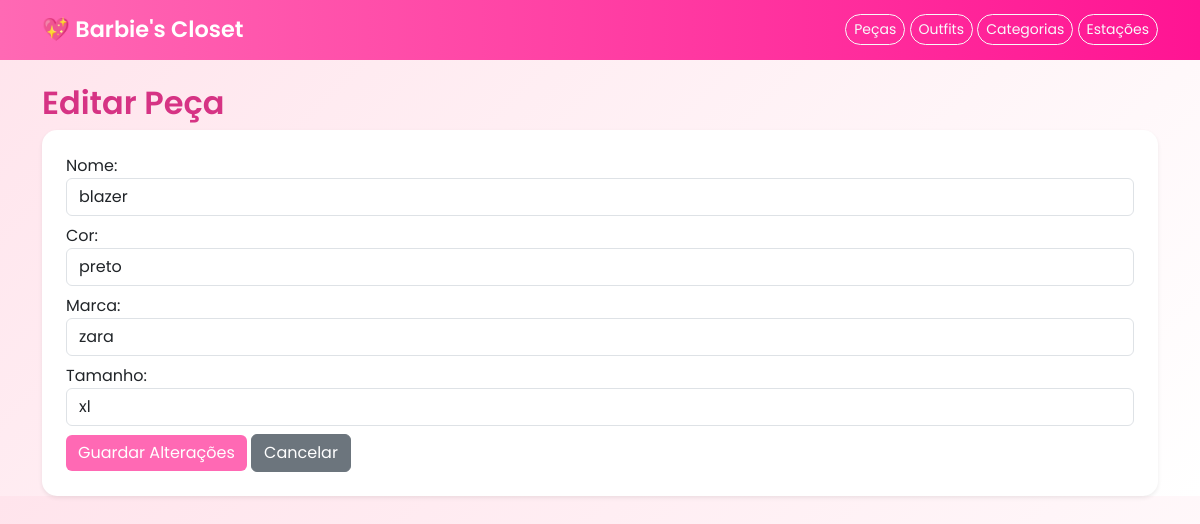
The app's page /pecas/editar/2/ (signed in) with its own data.
### barbies_closet/models.py (models this page shows, shortened)
class Peca(models.Model):
    utilizador = models.ForeignKey(User, on_delete=models.CASCADE)
    nome = models.CharField(max_length=100)
    cor = models.CharField(max_length=50)
    marca = models.CharField(max_length=100)
    tamanho = models.CharField(max_length=10)
    data_aquisicao = models.DateField()
    frequencia_uso = models.IntegerField(default=0)
    categoria = models.ForeignKey(Categoria, on_delete=models.SET_NULL, null=True)
    estacao = models.ForeignKey(Estacao, on_delete=models.SET_NULL, null=True)

### barbies_closet/views.py (the view, shortened to what this page needs)
# urls.py: path('pecas/editar/<int:id>/', views.editar_peca, name='editar_peca'),
@login_required
def editar_peca(request, id):
    peca = Peca.objects.get(id=id)
    return render(request, 'pecas/pecas_editar.html', {'peca': peca})

### barbies_closet/templates/pecas/pecas_editar.html (shortened to what this page needs)
{% extends 'base.html' %}
{% block content %}
<h2>Editar Peça</h2>
<div class="card p-4 shadow-sm">
    <form method="POST">
        <div class="mb-2">
            Nome: <input type="text" name="nome" value="{{ peca.nome }}" class="form-control" required>
        </div>
        <div class="mb-2">
            Cor: <input type="text" name="cor" value="{{ peca.cor }}" class="form-control" required>
        </div>
        <div class="mb-2">
            Marca: <input type="text" name="marca" value="{{ peca.marca }}" class="form-control" required>
        </div>
        <div class="mb-2">
            Tamanho: <input type="text" name="tamanho" value="{{ peca.tamanho }}" class="form-control" required>
        </div>
        <button type="submit" class="btn btn-primary">Guardar Alterações</button>
        <a href="{% url 'lista_pecas' %}" class="btn btn-secondary">Cancelar</a>
    </form>
</div>
{% endblock %}

### barbies_closet/templates/base.html (style rules this page uses)
body { background: linear-gradient(135deg, #ffe4ec, #fff); font-family: 'Poppins', sans-serif; }
.card { border: none; border-radius: 15px; transition: transform 0.2s ease; }
.btn-primary { background-color: #ff69b4; border: none; }
form { background: white; border-radius: 15px; }
h1, h2, h3 { color: #d63384; font-weight: 600; }

### records on screen
Peca: nome "blazer", cor "preto", marca "zara", tamanho "xl"
